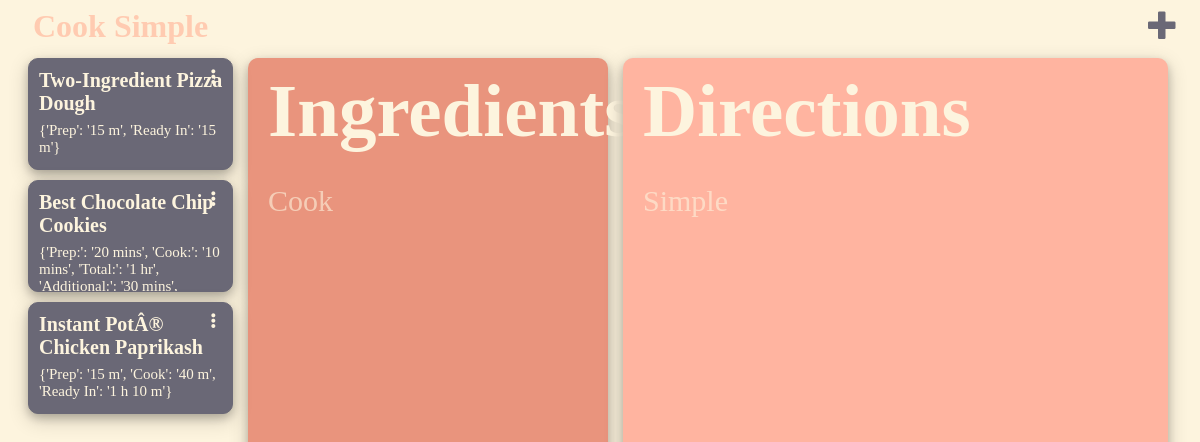
Page / (signed in) on the earlier database version.
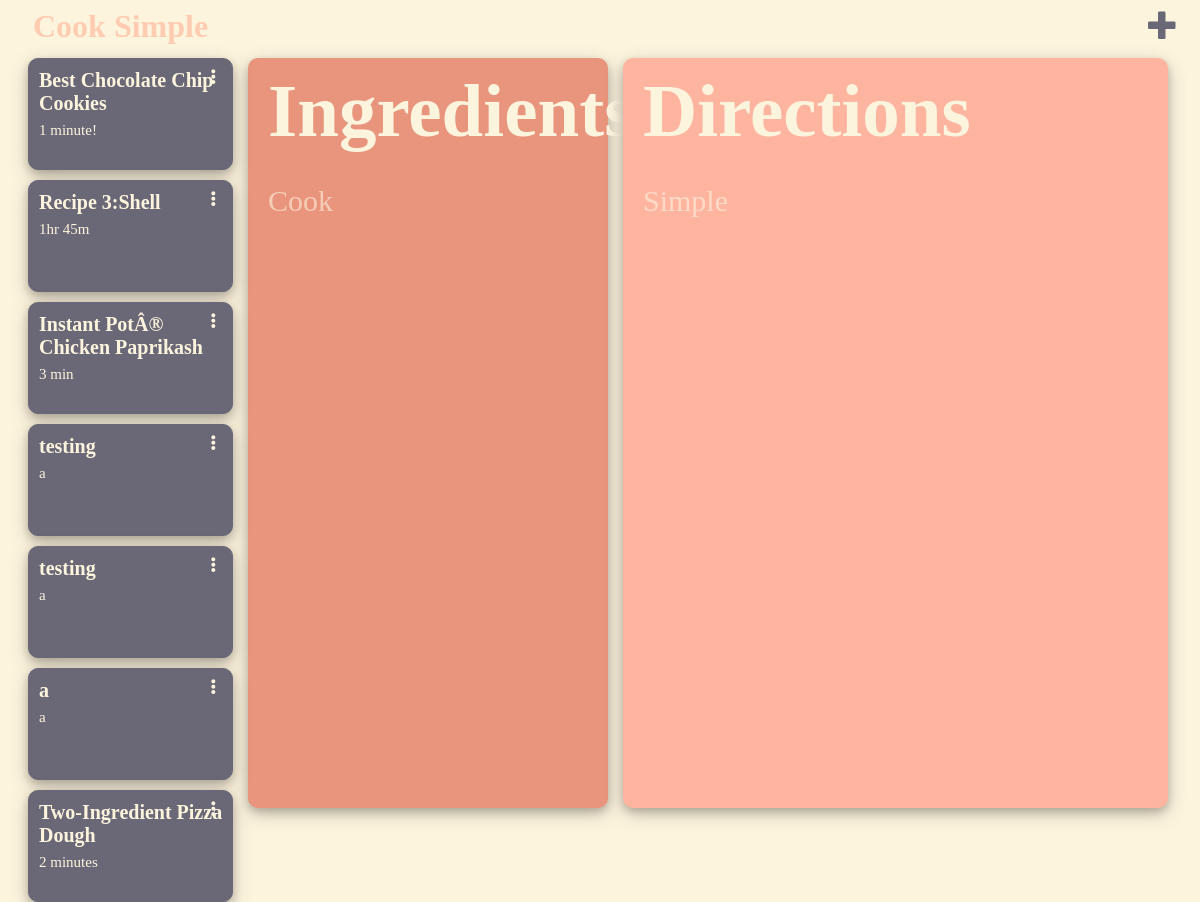
Same page on the later database version.
### recipe/models.py (models this page shows, shortened)
class Recipe(models.Model):
    author = models.ForeignKey(settings.AUTH_USER_MODEL, on_delete=models.CASCADE)
    title = models.CharField(max_length=200)
    cooktime = models.TextField()
    ingredients = models.TextField()
    directions = models.TextField()
    created_date = models.DateTimeField(default=timezone.now)
    published_date = models.DateTimeField(blank=True, null=True)

### recipe/views.py (the view)
# urls.py: path('', views.recipe_list, name='recipe_list'),
@login_required
def recipe_list(request):
    recipes = Recipe.objects.order_by('published_date')
    return render(request, 'recipe/recipe_list.html', {'recipes': recipes})

### recipe/templates/recipe/recipe_list.html (shortened to what this page needs)
{% extends 'recipe/base.html' %}
{% block content %}
            {% for recipe in recipes %}
                <div class="title-item" onclick="show_recipe(this)">
                    <article>
                        <span class="recipe-title">{{ recipe.title }}</span>
                        <p class="recipe-cooktime">{{ recipe.cooktime }}</p>
                        <ul>
                            <li><span class="glyphicon glyphicon-option-vertical three-vertical-dots"></span>
                            </li>
                        </ul>
                    </article>
                </div>
            {% endfor %}
{% endblock %}

### recipe/templates/recipe/base.html (shortened to what this page needs)
{% load static %}
<html>
    <head>
        <link rel='stylesheet' href="{% static 'css/bootstrap.min.css' %}"/>
        <link rel="stylesheet" href="{% static 'css/recipe.css' %}">
    </head>
    <body>
        <div class="grid-container">
            <header>
                {% if user.is_authenticated %}
                    <a class="add_btn" href="{% url 'recipe_new' %}">
                        <span class="glyphicon glyphicon-plus"></span>
                    </a>
                {% endif %}
                <h1><a class="topheader" href="/">Cook Simple</a></h1>
            </header>
            <aside class="title">
                {% block content %}
                {% endblock %}
            </aside>
            <section id="recipe-ingredients">
                <h1>Ingredients</h1>
                <p id="recipe-ingredients-text" style="opacity: 0.6; white-space: pre-line;">Cook</p>
            </section>
            <section id="recipe-directions">
                <h1>Directions</h1>
                <p id="recipe-directions-text" style="opacity: 0.6; white-space: pre-line;">Simple</p>
            </section>
        </div>
    </body>
</html>

### recipe/static/css/recipe.css (style rules this page uses)
body { background-color: rgb(253, 244, 222); }
a { text-decoration: none; }
.grid-container { display: grid; grid-template-columns: 20vw 30vw 50vw; grid-template-rows: 50px calc(100vh - 50px); grid-template-areas: "topbar topbar topbar" "title ingredients directions"; }
header { grid-area: topbar; margin: 0; padding: 0; position: relative; }
header h1 { margin: 0; margin-left: 25px; text-decoration: none; }
.add_btn { position: absolute; top: 0; right: 30px; }
.add_btn>span { font-size: 30px; color: #6A6876; }
aside { grid-area: title; margin-left: 20px; margin-right: 15px; }
.title-item { position: relative; height: 100px; color: rgb(253, 244, 222); border: 1px #6A6876 solid; background-color: #6A6876; border-radius: 10px; margin-bottom: 10px; padding-top: 10px; padding-left: 10px; box-shadow: 0 4px 8px 0 rgba(0, 0, 0, 0.2), 0 6px 20px 0 rgba(0, 0, 0, 0.19); overflow: hidden; }
.recipe-title { font-size: 25px; font-weight: bold; padding-top: 40px; }
.recipe-cooktime { margin-top: 7px; font-size: 17px; }
#recipe-ingredients { grid-area: ingredients; background-color: rgb(233, 148, 125); border-radius: 10px; padding-top: 10px; padding-left: 20px; font-size: 50px; color: rgb(253, 244, 222); box-shadow: 0 4px 8px 0 rgba(0, 0, 0, 0.2), 0 6px 20px 0 rgba(0, 0, 0, 0.19); }
#recipe-ingredients h1 { margin: 0; }
#recipe-ingredients-text { font-size: 30px; }
#recipe-directions { grid-area: directions; background: #FFB4A0; border-radius: 10px; padding-top: 10px; padding-left: 20px; margin-left: 15px; margin-right: 40px; font-size: 50px; color: rgb(253, 244, 222); box-shadow: 0 4px 8px 0 rgba(0, 0, 0, 0.2), 0 6px 20px 0 rgba(0, 0, 0, 0.19); }
#recipe-directions h1 { margin: 0; }
#recipe-directions-text { font-size: 30px; }
.topheader { color: #FFCBB1; }
article ul { list-style: none; z-index: 5; }
span.three-vertical-dots { position: absolute; top: 10px; right: 10px; }
@media (max-width: 1300px) { .recipe-title { font-size: 20px; } }
@media (max-width: 1300px) { .recipe-cooktime { font-size: 15px; } }

Differences in the rows shown:
changed Recipe "Best Chocolate Chip Cookies": cooktime "{'Prep:': '20 mins', 'Cook:': '10 mins', 'Total:': '1 hr', 'Additional:': '30 mins',…" → "1 minute!"
added Recipe: title "Recipe 3:Shell", cooktime "1hr 45m"
changed Recipe "Instant PotÂ® Chicken Paprikash": cooktime "{'Prep': '15 m', 'Cook': '40 m', 'Ready In': '1 h 10 m'}" → "3 min"
added Recipe: title "testing", cooktime "a"
added Recipe: title "testing", cooktime "a"
added Recipe: title "a", cooktime "a"
changed Recipe "Two-Ingredient Pizza Dough": cooktime "{'Prep': '15 m', 'Ready In': '15 m'}" → "2 minutes"; moves down the list
